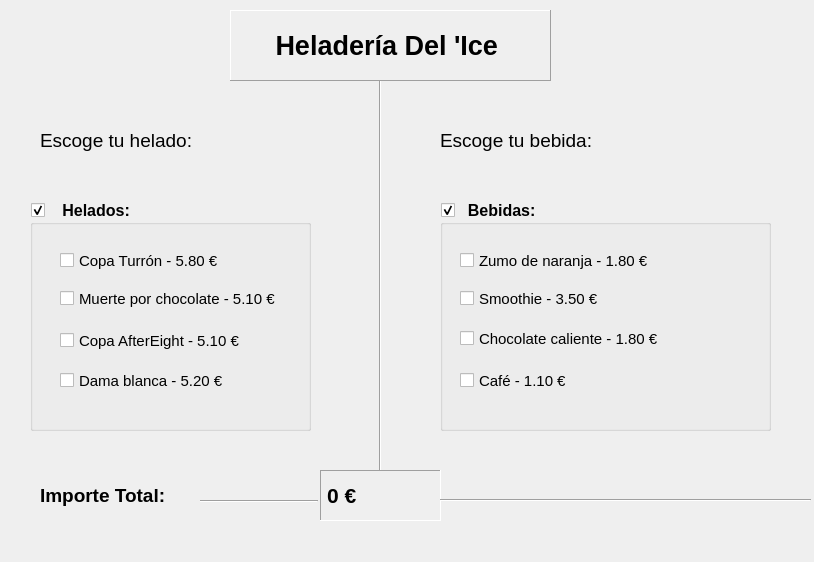
<?xml version="1.0" encoding="UTF-8"?>
<ui version="4.0">
 <class>ventanaHeladeria</class>
 <widget class="QDialog" name="ventanaHeladeria">
  <property name="geometry">
   <rect>
    <x>0</x>
    <y>0</y>
    <width>814</width>
    <height>562</height>
   </rect>
  </property>
  <property name="windowTitle">
   <string>Heladería</string>
  </property>
  <widget class="QGroupBox" name="grupo_helados">
   <property name="geometry">
    <rect>
     <x>30</x>
     <y>200</y>
     <width>281</width>
     <height>231</height>
    </rect>
   </property>
   <property name="font">
    <font>
     <pointsize>12</pointsize>
     <weight>75</weight>
     <bold>true</bold>
    </font>
   </property>
   <property name="title">
    <string>   Helados:     </string>
   </property>
   <property name="flat">
    <bool>false</bool>
   </property>
   <property name="checkable">
    <bool>true</bool>
   </property>
   <property name="checked">
    <bool>true</bool>
   </property>
   <widget class="QCheckBox" name="check_turron">
    <property name="geometry">
     <rect>
      <x>30</x>
      <y>50</y>
      <width>181</width>
      <height>21</height>
     </rect>
    </property>
    <property name="font">
     <font>
      <pointsize>11</pointsize>
      <weight>50</weight>
      <bold>false</bold>
     </font>
    </property>
    <property name="text">
     <string>Copa Turrón - 5.80 €</string>
    </property>
   </widget>
   <widget class="QCheckBox" name="check_muerte">
    <property name="geometry">
     <rect>
      <x>30</x>
      <y>90</y>
      <width>221</width>
      <height>17</height>
     </rect>
    </property>
    <property name="font">
     <font>
      <pointsize>11</pointsize>
      <weight>50</weight>
      <bold>false</bold>
     </font>
    </property>
    <property name="text">
     <string>Muerte por chocolate - 5.10 €</string>
    </property>
   </widget>
   <widget class="QCheckBox" name="check_after">
    <property name="geometry">
     <rect>
      <x>30</x>
      <y>130</y>
      <width>211</width>
      <height>21</height>
     </rect>
    </property>
    <property name="font">
     <font>
      <pointsize>11</pointsize>
      <weight>50</weight>
      <bold>false</bold>
     </font>
    </property>
    <property name="text">
     <string>Copa AfterEight - 5.10 €</string>
    </property>
   </widget>
   <widget class="QCheckBox" name="check_dama">
    <property name="geometry">
     <rect>
      <x>30</x>
      <y>170</y>
      <width>181</width>
      <height>21</height>
     </rect>
    </property>
    <property name="font">
     <font>
      <pointsize>11</pointsize>
      <weight>50</weight>
      <bold>false</bold>
     </font>
    </property>
    <property name="text">
     <string>Dama blanca - 5.20 €</string>
    </property>
   </widget>
  </widget>
  <widget class="QLabel" name="etq_heladeria">
   <property name="geometry">
    <rect>
     <x>230</x>
     <y>10</y>
     <width>321</width>
     <height>71</height>
    </rect>
   </property>
   <property name="font">
    <font>
     <pointsize>20</pointsize>
     <weight>75</weight>
     <bold>true</bold>
    </font>
   </property>
   <property name="frameShape">
    <enum>QFrame::Panel</enum>
   </property>
   <property name="frameShadow">
    <enum>QFrame::Raised</enum>
   </property>
   <property name="text">
    <string>     Heladería Del 'Ice</string>
   </property>
  </widget>
  <widget class="QLabel" name="etq_helado">
   <property name="geometry">
    <rect>
     <x>40</x>
     <y>130</y>
     <width>171</width>
     <height>21</height>
    </rect>
   </property>
   <property name="font">
    <font>
     <pointsize>14</pointsize>
     <weight>50</weight>
     <bold>false</bold>
    </font>
   </property>
   <property name="text">
    <string>Escoge tu helado: </string>
   </property>
  </widget>
  <widget class="QLabel" name="etq_bebida">
   <property name="geometry">
    <rect>
     <x>440</x>
     <y>130</y>
     <width>171</width>
     <height>21</height>
    </rect>
   </property>
   <property name="font">
    <font>
     <pointsize>14</pointsize>
     <weight>50</weight>
     <bold>false</bold>
    </font>
   </property>
   <property name="text">
    <string>Escoge tu bebida:</string>
   </property>
  </widget>
  <widget class="QGroupBox" name="grupo_bebidas">
   <property name="geometry">
    <rect>
     <x>440</x>
     <y>200</y>
     <width>331</width>
     <height>231</height>
    </rect>
   </property>
   <property name="font">
    <font>
     <pointsize>12</pointsize>
     <weight>75</weight>
     <bold>true</bold>
    </font>
   </property>
   <property name="title">
    <string>  Bebidas:  </string>
   </property>
   <property name="checkable">
    <bool>true</bool>
   </property>
   <widget class="QCheckBox" name="check_zumo">
    <property name="geometry">
     <rect>
      <x>20</x>
      <y>50</y>
      <width>211</width>
      <height>21</height>
     </rect>
    </property>
    <property name="font">
     <font>
      <pointsize>11</pointsize>
      <weight>50</weight>
      <bold>false</bold>
     </font>
    </property>
    <property name="text">
     <string>Zumo de naranja - 1.80 €</string>
    </property>
   </widget>
   <widget class="QCheckBox" name="check_smoothie">
    <property name="geometry">
     <rect>
      <x>20</x>
      <y>90</y>
      <width>181</width>
      <height>17</height>
     </rect>
    </property>
    <property name="font">
     <font>
      <pointsize>11</pointsize>
      <weight>50</weight>
      <bold>false</bold>
     </font>
    </property>
    <property name="text">
     <string>Smoothie - 3.50 € </string>
    </property>
   </widget>
   <widget class="QCheckBox" name="check_chocolate">
    <property name="geometry">
     <rect>
      <x>20</x>
      <y>130</y>
      <width>211</width>
      <height>17</height>
     </rect>
    </property>
    <property name="font">
     <font>
      <pointsize>11</pointsize>
      <weight>50</weight>
      <bold>false</bold>
     </font>
    </property>
    <property name="text">
     <string>Chocolate caliente - 1.80 € </string>
    </property>
   </widget>
   <widget class="QCheckBox" name="check_cafe">
    <property name="geometry">
     <rect>
      <x>20</x>
      <y>170</y>
      <width>131</width>
      <height>21</height>
     </rect>
    </property>
    <property name="font">
     <font>
      <pointsize>11</pointsize>
      <weight>50</weight>
      <bold>false</bold>
     </font>
    </property>
    <property name="text">
     <string>Café - 1.10 €</string>
    </property>
   </widget>
  </widget>
  <widget class="QLabel" name="etq_imp">
   <property name="geometry">
    <rect>
     <x>40</x>
     <y>480</y>
     <width>161</width>
     <height>31</height>
    </rect>
   </property>
   <property name="font">
    <font>
     <pointsize>14</pointsize>
     <weight>75</weight>
     <bold>true</bold>
    </font>
   </property>
   <property name="text">
    <string>Importe Total: </string>
   </property>
  </widget>
  <widget class="QLabel" name="etq_importe">
   <property name="geometry">
    <rect>
     <x>320</x>
     <y>470</y>
     <width>121</width>
     <height>51</height>
    </rect>
   </property>
   <property name="font">
    <font>
     <pointsize>16</pointsize>
     <weight>75</weight>
     <bold>true</bold>
    </font>
   </property>
   <property name="frameShape">
    <enum>QFrame::Panel</enum>
   </property>
   <property name="frameShadow">
    <enum>QFrame::Sunken</enum>
   </property>
   <property name="text">
    <string>0 €</string>
   </property>
  </widget>
  <widget class="Line" name="separador3">
   <property name="geometry">
    <rect>
     <x>440</x>
     <y>490</y>
     <width>371</width>
     <height>20</height>
    </rect>
   </property>
   <property name="orientation">
    <enum>Qt::Horizontal</enum>
   </property>
  </widget>
  <widget class="Line" name="separador1">
   <property name="geometry">
    <rect>
     <x>360</x>
     <y>80</y>
     <width>41</width>
     <height>391</height>
    </rect>
   </property>
   <property name="orientation">
    <enum>Qt::Vertical</enum>
   </property>
  </widget>
  <widget class="Line" name="separador2">
   <property name="geometry">
    <rect>
     <x>200</x>
     <y>500</y>
     <width>118</width>
     <height>3</height>
    </rect>
   </property>
   <property name="orientation">
    <enum>Qt::Horizontal</enum>
   </property>
  </widget>
 </widget>
 <resources/>
 <connections/>
</ui>
